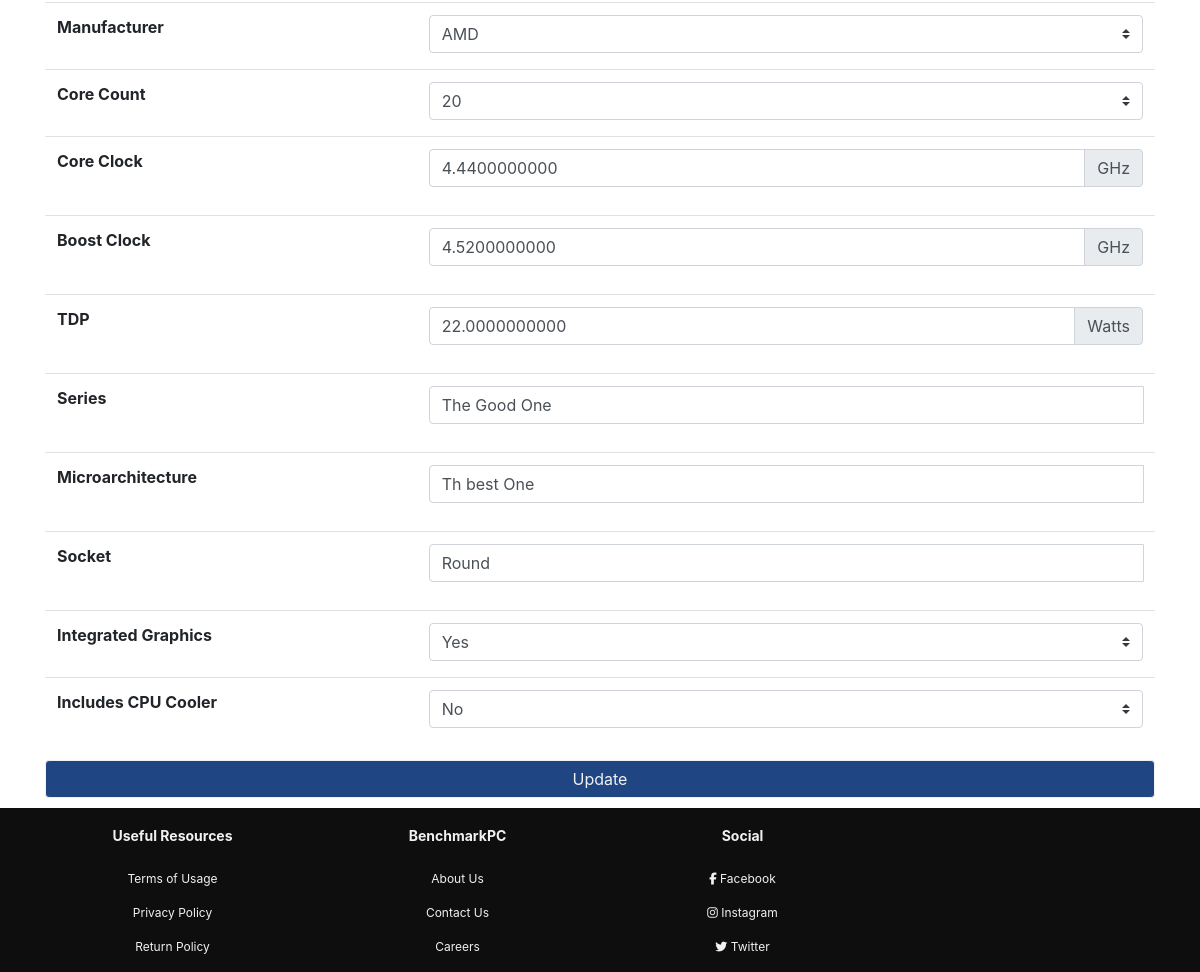
Page /manage/10 (signed in, lower part) on the earlier database version.
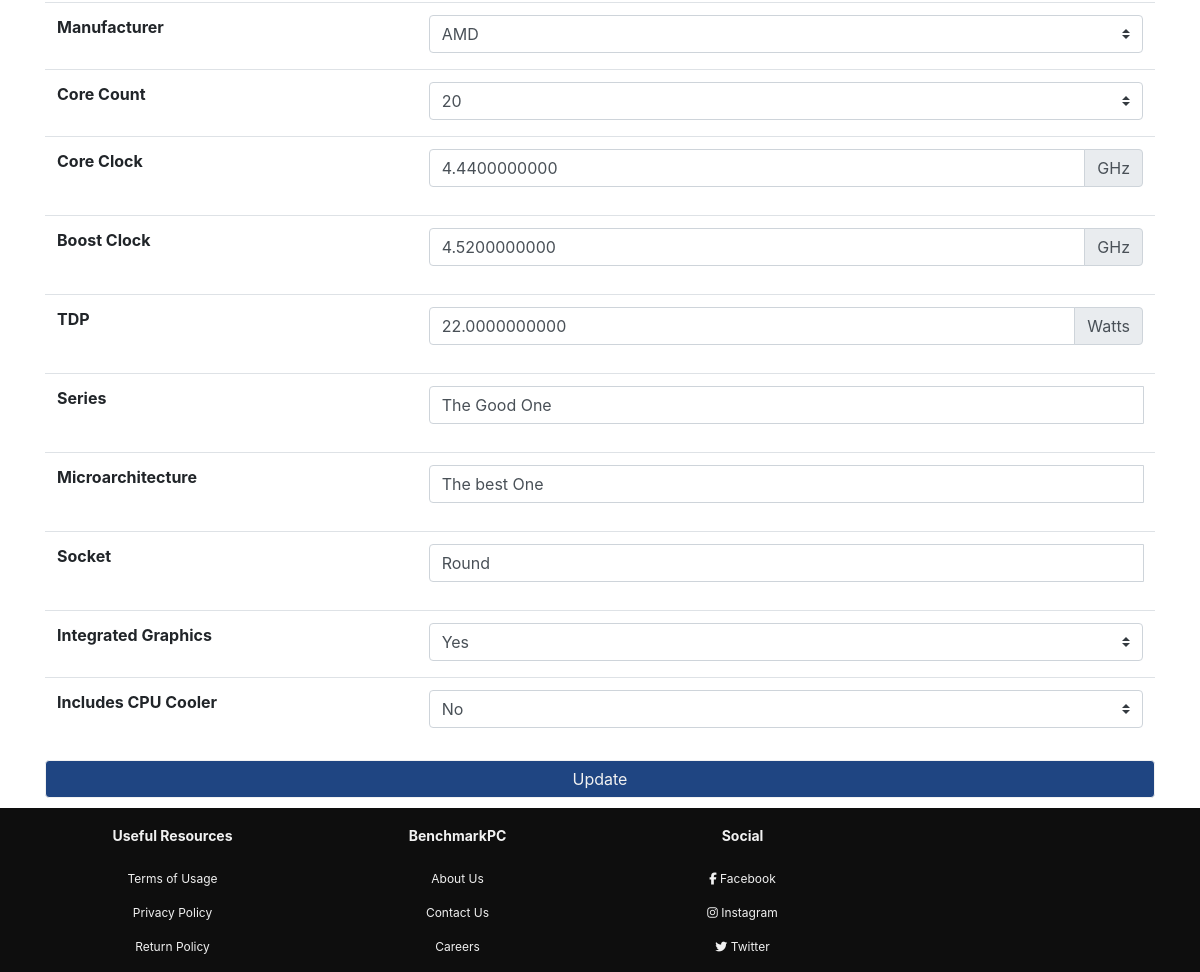
Same page on the later database version.
### bench/models.py (models this page shows)
class CPU(db.Model):
    id = db.Column(db.Integer, primary_key=True)
    manufacturer = db.Column(db.String(80), nullable=False)
    TDP = db.Column(db.Numeric, nullable=True)
    CoreCount = db.Column(db.Numeric, nullable=True)
    CoreClock = db.Column(db.Numeric, nullable=True)
    BoostClock = db.Column(db.Numeric, nullable=True)
    Series = db.Column(db.String(80), nullable=True)
    Microarchitecture = db.Column(db.String(80), nullable=True)
    Socket = db.Column(db.String(80), nullable=True)
    IntegratedGraphics = db.Column(db.String(80), nullable=True)
    IncludesCPUCooler = db.Column(db.String(80), nullable=True)
    CPUListing = db.Column(db.Integer, db.ForeignKey('listing.id'))

### bench/routes.py (the view)
@app.route('/manage/<id>',methods=['GET','POST'])
def manageListing(id):
    form = manageListingForm()
    if(request.method == "POST"):
        if('UpdateListing' in request.form):
            print("\n---Updating Listing---\n")
            UpdateListing(request,id)
            return redirect('/manage/' + id)
    else:
        title = "Managing Listing {0} | BenchmarkPC".format(id)
        print("Searching For Listing")
        listing = Listing.query.filter_by(id=id).first_or_404()
        if(listing.ListingState == 'Closed'):
            return redirect('/listing/' + id)
        listingBids = Bids.query.filter_by(bidListing=id)
        bidUsers = []
        listingBidsLists = []
        for i in listingBids:
            print(i)
            bidUsers.append(User.query.filter_by(id=i.bidUser).first())
            listingBidsLists.append(i)
        combinedList = [bidUsers, listingBidsLists]
        length = len(listingBidsLists)
        if current_user.is_anonymous:
            return redirect('/login')
        elif current_user.id != listing.userId:
            return redirect("/")
        image = Images.query.filter_by(ImageListing=listing.id)
        print("here")
        if(image.scalar() is not None):
            image =  "\\static\\Images\\" + image.first().ImageName
        else:
            image = r"\static\placeholder.png"
        print("here3")
        if(listing.ListingType == "Case"):
            case = Case.query.filter_by(caseListing=id).first_or_404()
            return render_template('manageListingTemplates/CaseHTML.html', title=title,
                bids=combinedList, length=length,listing=listing, case=case,form=form, image=image)
        elif(listing.ListingType == "CPU Cooler"):
            cooler = CPUCooler.query.filter_by(CPUCoolerListing=id).first()
            return render_template('manageListingTemplates/CPUCoolerHTML.html', title=title,
                bids=combinedList, length=length,listing=listing, cooler=cooler,form=form, image=image)
        elif(listing.ListingType == "CPU"):
            cpu = CPU.query.filter_by(CPUListing=id).first_or_404()
            print(cpu.Socket)
            print(cpu.Microarchitecture)
            return render_template('manageListingTemplates/CPUHTML.html', title=title,
                bids=combinedList, length=length,listing=listing, cpu=cpu,form=form, image=image)
        elif(listing.ListingType == 'Memory'):
            memory = Memory.query.filter_by(memoryListing=id).first_or_404()
            return render_template('manageListingTemplates/memoryHTML.html', title=title,
                bids=combinedList, length=length,listing=listing, memory=memory,form=form, image=image)
        elif(listing.ListingType == 'Graphics Card'):
            gpu = GPU.query.filter_by(GPUListing=id).first_or_404()
            return render_template('manageListingTemplates/GPUHTML.html', title=title,
                bids=combinedList, length=length,listing=listing, gpu=gpu,form=form, image=image)
        elif(listing.ListingType == 'Power Supply'):
            powerSupply = PowerSupply.query.filter_by(PowerSupplyListing=id).first_or_404()
            return render_template('manageListingTemplates/PowerSupplyHTML.html', title=title,
                bids=combinedList, length=length,listing=listing, powerSupply=powerSupply,form=form, image=image)
        elif(listing.ListingType == 'Motherboard'):
            motherboard = Motherboard.query.filter_by(MotherboardListing=id).first_or_404()
            return render_template('manageListingTemplates/MotherboardHTML.html', title=title,
                bids=combinedList, length=length,listing=listing, motherboard=motherboard,form=form, image=image)

### forms.py
class manageListingForm(FlaskForm):
    pass

### bench/models.py (called while the page is built)
@login_manager.user_loader
def load_user(id):
    return User.query.get(int(id))

### bench/templates/manageListingTemplates/CPUHTML.html (shortened to what this page needs)
{% extends 'manageListingTemplates/manageListingTemplate.html' %}
{% block form %}
<tr>
    <th scope="row">Manufacturer</th>
    <td>
        <div class="input-group mb-1">
            <select class="custom-select" id="inputGroupSelect02" form="ListingForm" name="Manufacturer">
                <option value="AMD"  {% if cpu.manufacturer == AMD %} selected="selected"{% endif %}>AMD</option>
            </select>
        </div>
    </td>
</tr>
<tr>
    <th scope="row">Core Count</th>
    <td>
        <div class="input-group mb-1">
            <select class="custom-select" id="inputGroupSelect02" form="ListingForm" name="Core Count">
                <option value=20 {% if cpu.CoreCount == 20 %} selected="selected"{% endif %}>20</option>
            </select>
        </div>
    </td>
</tr>
<tr>
    <th scope="row">Core Clock</th>
    <td>
        <div class="input-group mb-3">
            <input value="{{ cpu.CoreClock }}" type="number" step="0.01" class="form-control" aria-label="Placeholder"
                aria-describedby="basic-addon2" form="ListingForm" name="Core Clock"
                placeholder="Enter Core Clock Speed...">
            <div class="input-group-append">
                <span class="input-group-text" id="basic-addon2">GHz</span>
            </div>
        </div>
    </td>
</tr>
<tr>
    <th scope="row">Boost Clock</th>
    <td>
        <div class="input-group mb-3">
            <input value="{{ cpu.BoostClock }}" type="number" step="0.01" class="form-control" aria-label="Placeholder"
                aria-describedby="basic-addon2" form="ListingForm" name="Boost Clock"
                placeholder="Enter Boost Clock Speed...">
            <div class="input-group-append">
                <span class="input-group-text" id="basic-addon2">GHz</span>
            </div>
        </div>
    </td>
</tr>
<tr>
    <th scope="row">TDP</th>
    <td>
        <div class="input-group mb-3">
            <input value="{{ cpu.TDP }}" min="0" placeholder="Enter TDP In Watts..." type="number" step="any" class="form-control"
                aria-label="Placeholder" aria-describedby="basic-addon2" form="ListingForm" name="TDP">
            <div class="input-group-append">
                <span class="input-group-text" id="basic-addon2">Watts</span>
            </div>
        </div>
    </td>
</tr>
<tr>
    <th scope="row">Series</th>
    <td>
        <div class="input-group mb-3">
            <input value="{{ cpu.Series }}" type="text" class="form-control" aria-label="Placeholder" aria-describedby="basic-addon2"
                form="ListingForm" name="Series" placeholder="Enter CPU Series...">
        </div>
    </td>
</tr>
<tr>
    <th scope="row">Microarchitecture</th>
    <td>
        <div class="input-group mb-3">
            <input value="{{ cpu.Microarchitecture }}" type="text" class="form-control" aria-label="Placeholder" aria-describedby="basic-addon2"
                form="ListingForm" name="Microarchitecture" placeholder="Enter CPU Microarchitecture...">
        </div>
    </td>
</tr>
<tr>
    <th scope="row">Socket</th>
    <td>
        <div class="input-group mb-3">
            <input value="{{ cpu.Socket }}" type="text" class="form-control" aria-label="Placeholder" aria-describedby="basic-addon2"
                form="ListingForm" name="Socket" placeholder="Enter CPU Socket Type...">
        </div>
    </td>
</tr>
<tr>
    <th scope="row">Integrated Graphics</th>
    <td>
        <div class="input-group mb-1">
            <select class="custom-select" id="inputGroupSelect02" form="ListingForm" name="IntegratedGraphics">
                <option value="Yes" {% if cpu.IntegratedGraphics == "Yes" %} selected="selected"{% endif %}>Yes</option>
            </select>
        </div>
    </td>
</tr>
<tr>
    <th scope="row">Includes CPU Cooler</th>
    <td>
        <div class="input-group mb-1">
            <select class="custom-select" id="inputGroupSelect02" form="ListingForm" name="CPUCooler">
                <option value="No" {% if cpu.IncludesCPUCooler == "No" %} selected="selected"{% endif %}>No</option>
            </select>
        </div>
    </td>
</tr>
{% endblock %}

Differences in the rows shown:
changed CPU "The Good One": Microarchitecture "Th best One" → "The best One"
